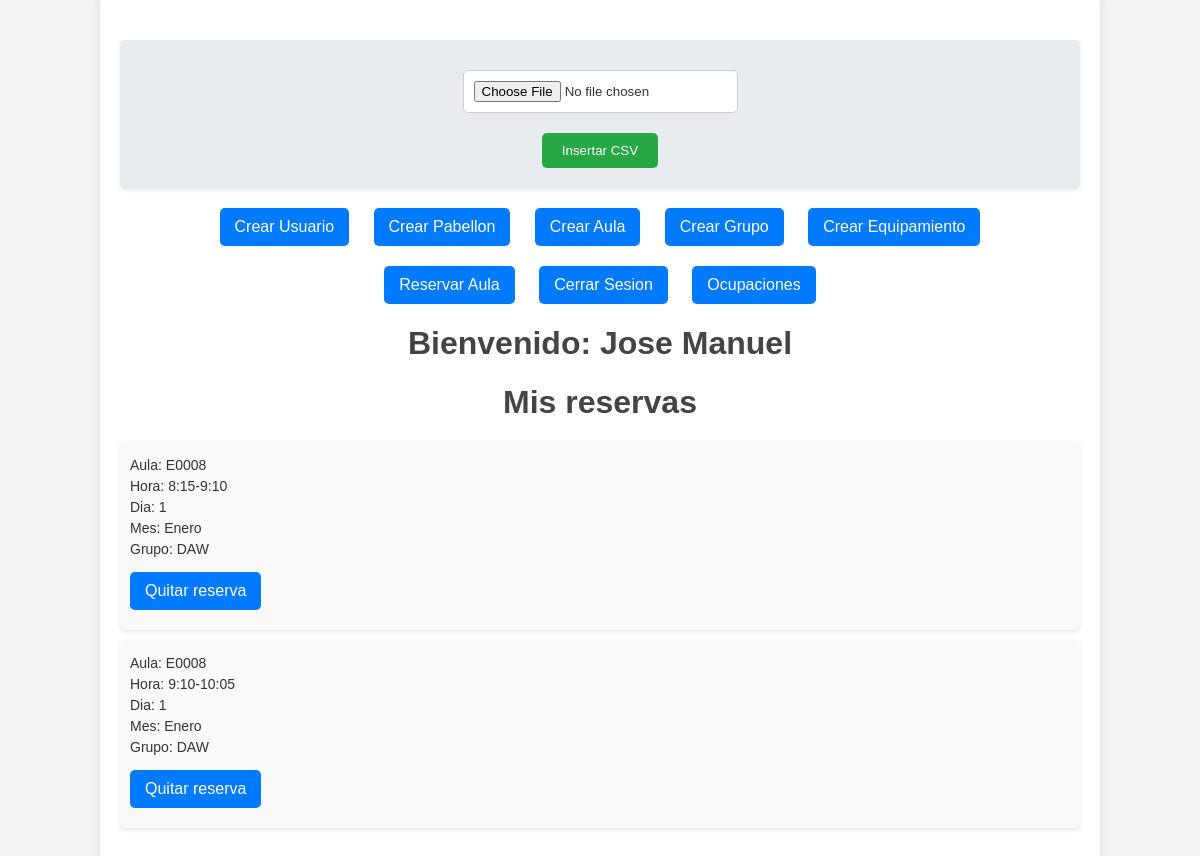
Page /views/inicio.php (signed in) on the earlier database version.
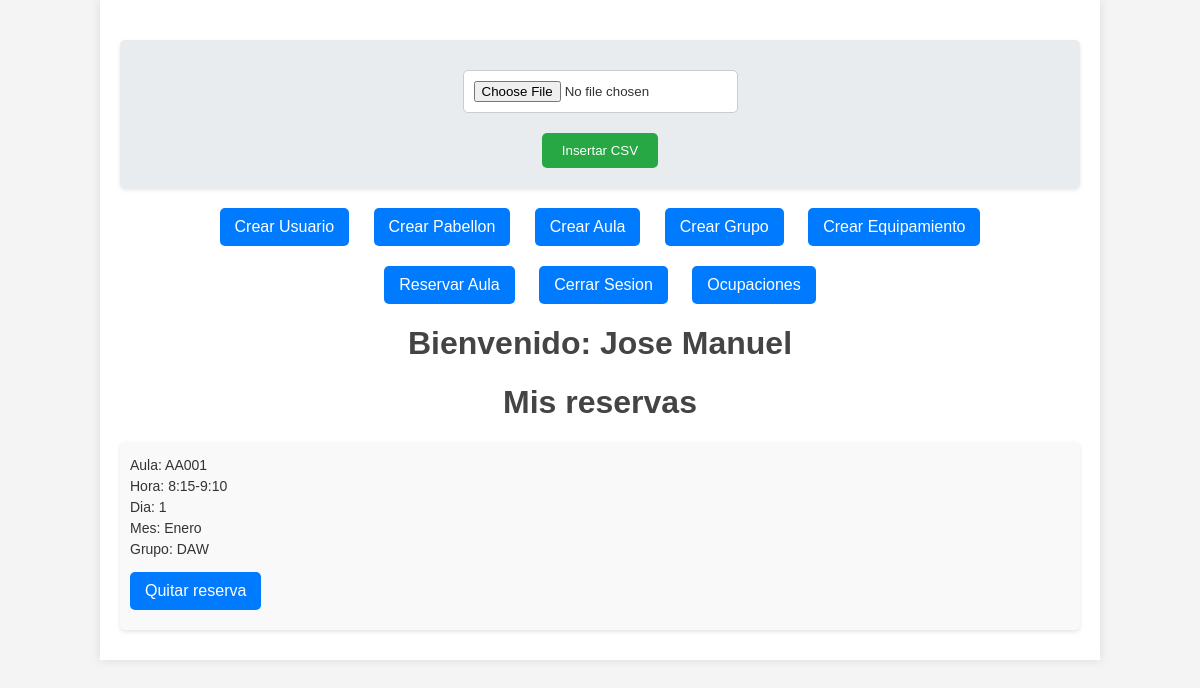
Same page on the later database version.
### tables this page shows
CREATE TABLE `ocupacion` (
  `idAula` varchar(200) NOT NULL,
  `idHora` int(11) NOT NULL,
  `idDia` int(11) NOT NULL,
  `idMes` int(11) NOT NULL,
  `idGrupo` int(11) NOT NULL,
  `idProfesor` int(11) NOT NULL
);

CREATE TABLE `aula` (
  `idAula` varchar(200) NOT NULL,
  `idPabellon` varchar(200) NOT NULL,
  `nombre` varchar(200) NOT NULL,
  `capacidadAula` int(11) DEFAULT NULL
);

CREATE TABLE `grupo` (
  `id` int(11) NOT NULL,
  `alias` varchar(200) NOT NULL,
  `nombreCompleto` varchar(200) NOT NULL
);

### BD/bd.inc.php (called while the page is built)
<?php
function conectar()
{
    try {
        $host = "localhost";
        $basedatos = "seleccion-clases";
        $usuario = "root";
        $password = "";
        return new PDO("mysql:host=$host;dbname=$basedatos", $usuario, $password);
    } catch (PDOException $e) {
        echo $e->getMessage();
    }
}

### BD/ocupacion.inc.php (called while the page is built, shortened)
<?php
include_once 'bd.inc.php';
function getAllReservations()
{
    $sql = conectar()->prepare('SELECT * FROM ocupacion WHERE idProfesor = :idProfesor ORDER BY idHora, idDia, idMes');
    $sql->bindValue(":idProfesor", $_SESSION['userCheked']['nre']);
    try {
        $sql->execute();
        return  $sql->fetchAll();
    } catch (PDOException $e) {
        throw new Exception('Error al acceder a la base de datos');
    }
}

### BD/aula.inc.php (called while the page is built, shortened)
<?php
include_once 'bd.inc.php';
function searchAulaByIdToOkupation($idAula)
{
    $pdo = conectar();
    $sql = $pdo->prepare("SELECT * FROM `aula` WHERE idAula = :idAula");
    $sql->bindValue(":idAula", $idAula);
    try {
        $sql->execute();
        return $sql->fetch(PDO::FETCH_ASSOC);
    } catch (PDOException $e) {
        throw new Exception('Error al acceder a las aulas: ' . $e->getMessage());
    }
}

### BD/grupo.inc.php (called while the page is built, shortened)
<?php
include_once 'bd.inc.php';
function getAliasGrupById($idGrupo){
    $sql =conectar()->prepare("select alias from grupo where id=:id");
    $sql->bindValue(':id',$idGrupo);
    try{
        $sql->execute();
        return $sql->fetchColumn();
    }catch(PDOException $e){
        throw new Exception('Error al acceder a los grupos');
    }
}

### views/inicio.php (the view, shortened to what this page needs)
<?php
include_once '../BD/ocupacion.inc.php';
include_once '../BD/grupo.inc.php';
include_once '../BD/aula.inc.php';
$meses = array(
    "Enero",
    "Febrero",
    "Marzo",
    "Abril",
    "Mayo",
    "Junio",
    "Julio",
    "Agosto",
    "Septiembre",
    "Octubre",
    "Noviembre",
    "Diciembre"
);
$hora = array(
    "8:15-9:10",
    "9:10-10:05",
    "10:05-11:00",
    "11:30-12:25",
    "12:25-13:20",
    "13:20-14:15"
);
?>
<!DOCTYPE html>
<html lang="en">
<head>
    <link rel="stylesheet" href="../stylesheets/inicio.css">
</head>
<body>
    <div class="container">
        <?php if ($_SESSION['userCheked']['admin'] == true) { ?>
            <form action="../lib/insertCsv.php" method="post" enctype="multipart/form-data">
                <input type="file" name="csvFile" id="csvFile" accept=".csv" required>
                <input type="submit" value="Insertar CSV">
            </form>
            <div class="navbar">
                <a href="./createNewUser.php">Crear Usuario</a>
                <a href="./createNewPabellon.php">Crear Pabellon</a>
                <a href="./createNewAula.php">Crear Aula</a>
                <a href="./createNewGroup.php">Crear Grupo</a>
                <a href="./createNewEquipment.php">Crear Equipamiento</a>
            </div>
        <?php } ?>
        <div class="navbar">
            <a href="./takeReservation.php">Reservar Aula</a>
            <a href="../closeSession.php">Cerrar Sesion</a>
            <a href="./ocupaciones.php">Ocupaciones</a>
        </div>
        <h1><strong>Bienvenido: </strong> <?= htmlspecialchars($_SESSION['userCheked']['nombre']); ?></h1>
        <h1>Mis reservas</h1>
        <?php foreach (getAllReservations() as $key => $reserva) {
            $pabellon = searchAulaByIdToOkupation($reserva['idAula']); ?>
            <div class="reserva">
                <p>Aula: <?= $pabellon['idPabellon'] . $reserva['idAula'] ?></p>
                <p>Hora: <?= $hora[$reserva['idHora'] - 1] ?></p>
                <p>Dia: <?= $reserva['idDia'] ?></p>
                <p>Mes: <?= $meses[$reserva['idMes'] - 1] ?></p>
                <p>Grupo: <?= getAliasGrupById($reserva['idGrupo']) ?></p>
                <a href="../lib/deleteReservation.php?idAula=<?= $reserva['idAula'] ?>&idHora=<?= $reserva['idHora'] ?>&idMes=<?= $reserva['idMes'] ?>&idDia=<?= $reserva['idDia'] ?>">Quitar reserva</a>
            </div>
        <?php } ?>
    </div>
</body>
</html>

### stylesheets/inicio.css (style rules this page uses)
body { font-family: Arial, sans-serif; margin: 0; padding: 0; background-color: #f4f4f4; color: #333; }
.container { width: 80%; margin: 0 auto; padding: 20px; background-color: #fff; box-shadow: 0 0 10px rgba(0, 0, 0, 0.1); }
h1 { color: #444; text-align: center; }
a { display: inline-block; margin: 10px 0; padding: 10px 15px; background-color: #007BFF; color: white; text-decoration: none; border-radius: 5px; transition: background-color 0.3s; }
.navbar { text-align: center; margin-bottom: 20px; }
.navbar a { margin: 0 10px; }
.navbar a:first-child { margin-left: 0; }
.navbar a:last-child { margin-right: 0; }
.reserva { margin-bottom: 10px; padding: 10px; background-color: #f9f9f9; border-radius: 5px; box-shadow: 0 2px 4px rgba(0, 0, 0, 0.1); }
.reserva p { margin: 5px 0; font-size: 14px; color: #333; }
form { margin: 20px 0; padding: 20px; background-color: #e9ecef; border-radius: 5px; box-shadow: 0 2px 4px rgba(0, 0, 0, 0.1); text-align: center; }
input[type="file"] { display: block; margin: 10px auto; padding: 10px; border: 1px solid #ccc; border-radius: 5px; background-color: #fff; cursor: pointer; }
input[type="submit"] { display: inline-block; padding: 10px 20px; margin-top: 10px; background-color: #28a745; color: white; border: none; border-radius: 5px; cursor: pointer; transition: background-color 0.3s; }

Differences in the rows shown:
removed ocupacion: idAula.idPabellon "E", idAula "0008", idHora "8:15-9:10", idDia "1", idMes "Enero", idGrupo.alias "DAW"
removed ocupacion: idAula.idPabellon "E", idAula "0008", idHora "9:10-10:05", idDia "1", idMes "Enero", idGrupo.alias "DAW"
added ocupacion: idAula.idPabellon "A", idAula "A001", idHora "8:15-9:10", idDia "1", idMes "Enero", idGrupo.alias "DAW"
